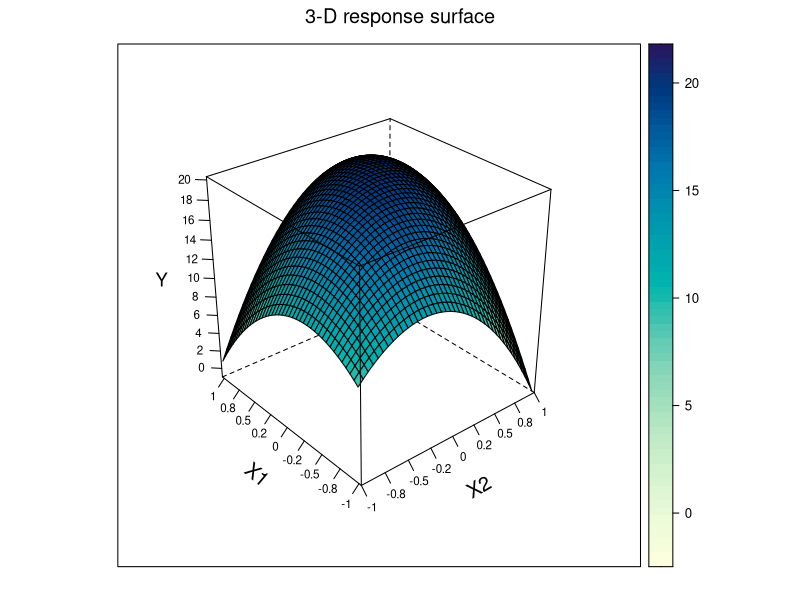
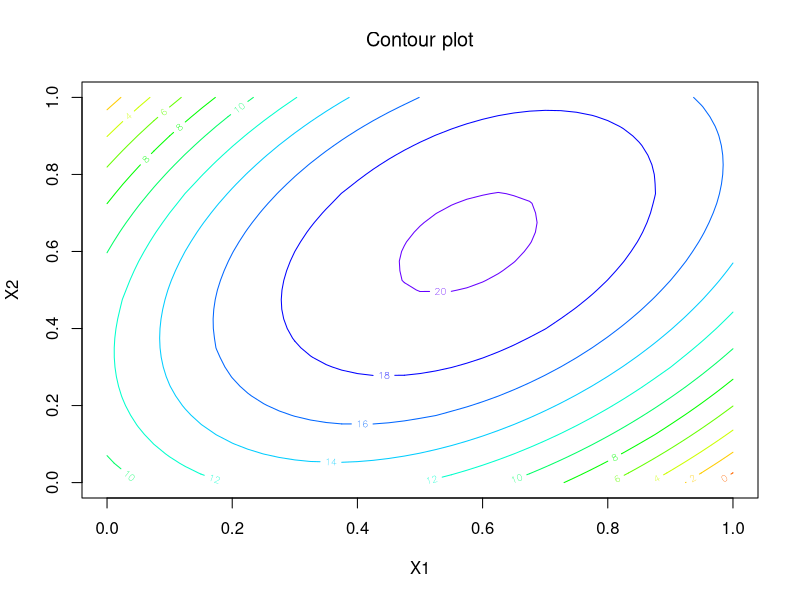

R code for these plots, in order:

# clear variables and close windows
rm(list = ls(all = TRUE))
graphics.off()

# install and load packages
libraries = c("lattice")
lapply(libraries, function(x) if (!(x %in% installed.packages())) {
    install.packages(x)
})
lapply(libraries, library, quietly = TRUE, character.only = TRUE)

# Define x1 and x2 between [-1:1].
x1 = seq(-1, 1, 0.05)
n1 = length(x1)
x2 = seq(-1, 1, 0.05)
n2 = length(x2)

# Set beta
b = c(20, 1, 2, -8, -6, 6)

L = NULL
x = NULL

# Calculate y
for (i in 1:n1) {
    xi = x1[i]
    temp = NULL
    for (j in 1:n2) {
        xj = x2[j]
        Lij = b[1] + b[2] * xi + b[3] * xj + b[4] * xi^2 + b[5] * xj^2 + b[6] * xi * 
            xj
        temp = cbind(temp, Lij)
    }
    L = rbind(L, temp)
}

wireframe(L, drape = T, xlab = list("X2", rot = 30, cex = 1.2), main = expression(paste("3-D response surface")), 
    ylab = list("X1", rot = -40, cex = 1.2), zlab = list("Y", cex = 1.1), scales = list(arrows = FALSE, 
        col = "black", distance = 1, tick.number = 8, cex = 0.7, x = list(at = seq(1, 
            41, 5), labels = round(seq(-1, 1, length = 9), 1)), y = list(at = seq(1, 
            41, 5), labels = round(seq(-1, 1, length = 9), 1))))

dev.new()
contour(L, col = rainbow(15), xlab = "X1", ylab = "X2", main = expression(paste("Contour plot")), 
    ) 
